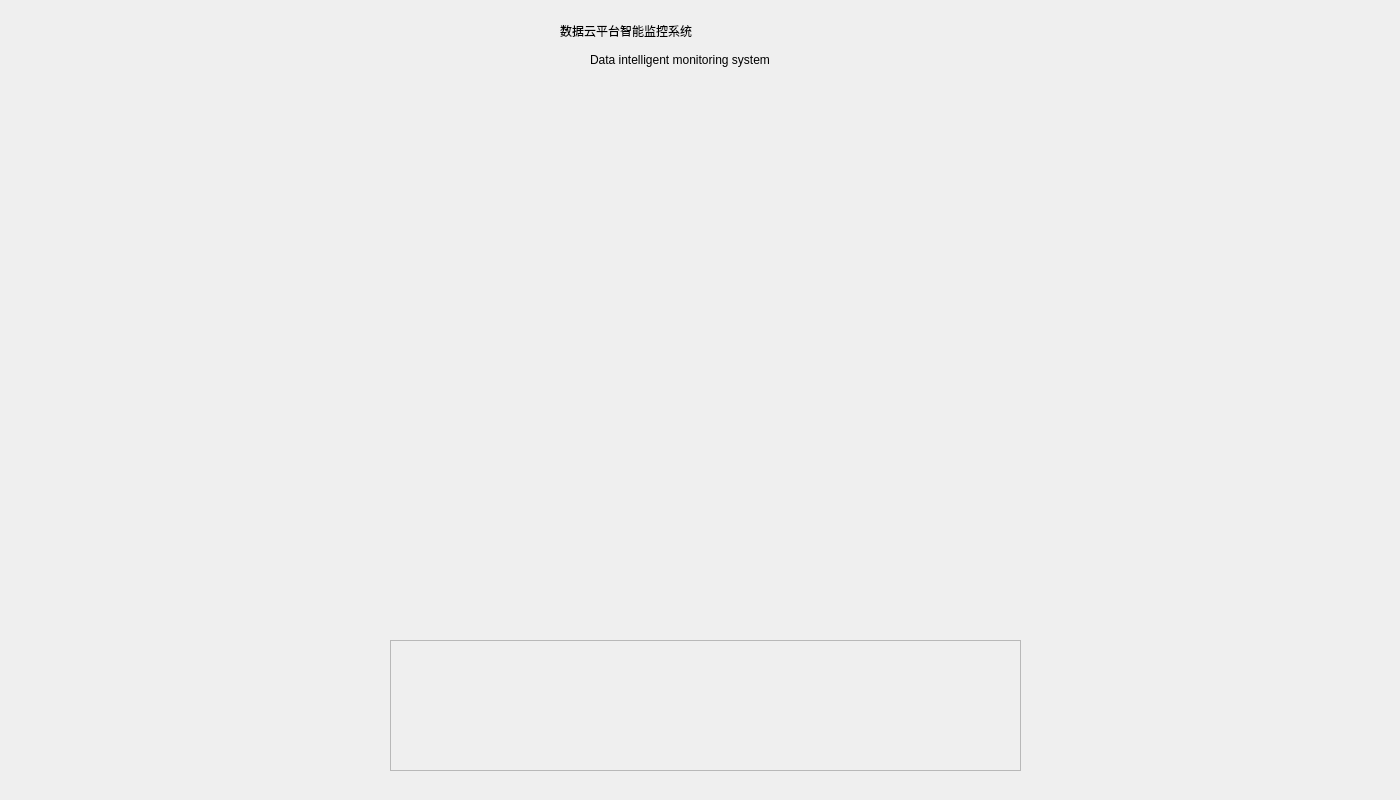
<?xml version="1.0" encoding="UTF-8"?>
<ui version="4.0">
 <class>MainWidget</class>
 <widget class="QWidget" name="MainWidget">
  <property name="geometry">
   <rect>
    <x>0</x>
    <y>0</y>
    <width>1400</width>
    <height>800</height>
   </rect>
  </property>
  <property name="windowTitle">
   <string>MainWidget</string>
  </property>
  <widget class="QWidget" name="widget_3" native="true">
   <property name="geometry">
    <rect>
     <x>0</x>
     <y>600</y>
     <width>1400</width>
     <height>200</height>
    </rect>
   </property>
   <widget class="QFrame" name="functionFrame">
    <property name="geometry">
     <rect>
      <x>390</x>
      <y>40</y>
      <width>631</width>
      <height>131</height>
     </rect>
    </property>
    <property name="frameShape">
     <enum>QFrame::StyledPanel</enum>
    </property>
    <property name="frameShadow">
     <enum>QFrame::Raised</enum>
    </property>
   </widget>
  </widget>
  <widget class="QWidget" name="showWidget" native="true">
   <property name="geometry">
    <rect>
     <x>100</x>
     <y>80</y>
     <width>1300</width>
     <height>520</height>
    </rect>
   </property>
  </widget>
  <widget class="QWidget" name="widget_1" native="true">
   <property name="geometry">
    <rect>
     <x>0</x>
     <y>0</y>
     <width>1400</width>
     <height>80</height>
    </rect>
   </property>
   <widget class="QLabel" name="titlelabel_1">
    <property name="geometry">
     <rect>
      <x>560</x>
      <y>10</y>
      <width>301</width>
      <height>41</height>
     </rect>
    </property>
    <property name="text">
     <string>数据云平台智能监控系统</string>
    </property>
   </widget>
   <widget class="QLabel" name="titlelabel_2">
    <property name="geometry">
     <rect>
      <x>590</x>
      <y>50</y>
      <width>291</width>
      <height>19</height>
     </rect>
    </property>
    <property name="text">
     <string>Data intelligent monitoring system</string>
    </property>
   </widget>
  </widget>
  <widget class="QWidget" name="leftWidget" native="true">
   <property name="geometry">
    <rect>
     <x>0</x>
     <y>80</y>
     <width>100</width>
     <height>520</height>
    </rect>
   </property>
  </widget>
 </widget>
 <resources/>
 <connections/>
</ui>
